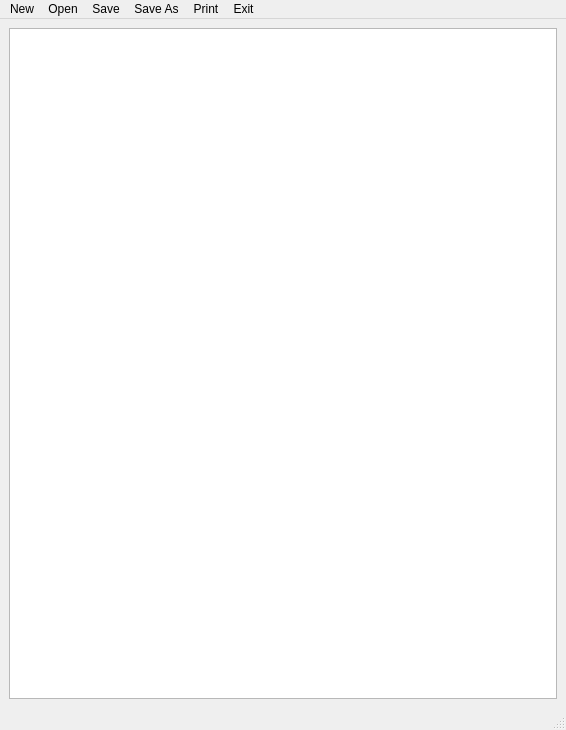
<?xml version="1.0" encoding="UTF-8"?>
<ui version="4.0">
 <class>BasicNotepad</class>
 <widget class="QMainWindow" name="BasicNotepad">
  <property name="geometry">
   <rect>
    <x>0</x>
    <y>0</y>
    <width>566</width>
    <height>730</height>
   </rect>
  </property>
  <property name="baseSize">
   <size>
    <width>566</width>
    <height>730</height>
   </size>
  </property>
  <property name="windowTitle">
   <string>BasicNotepad</string>
  </property>
  <widget class="QWidget" name="centralwidget">
   <property name="sizePolicy">
    <sizepolicy hsizetype="Expanding" vsizetype="Expanding">
     <horstretch>0</horstretch>
     <verstretch>0</verstretch>
    </sizepolicy>
   </property>
   <layout class="QGridLayout" name="gridLayout_2">
    <item row="0" column="0">
     <widget class="QTextEdit" name="textEdit"/>
    </item>
   </layout>
  </widget>
  <widget class="QMenuBar" name="menubar">
   <property name="geometry">
    <rect>
     <x>0</x>
     <y>0</y>
     <width>566</width>
     <height>21</height>
    </rect>
   </property>
   <widget class="QMenu" name="menuNew">
    <property name="title">
     <string>New</string>
    </property>
    <addaction name="actionNew"/>
   </widget>
   <widget class="QMenu" name="menuOpen">
    <property name="title">
     <string>Open</string>
    </property>
    <addaction name="actionOpen"/>
   </widget>
   <widget class="QMenu" name="menuSave">
    <property name="title">
     <string>Save</string>
    </property>
    <addaction name="actionSave"/>
   </widget>
   <widget class="QMenu" name="menuSave_As">
    <property name="title">
     <string>Save As</string>
    </property>
    <addaction name="actionSaveAs"/>
   </widget>
   <widget class="QMenu" name="menuPrint">
    <property name="title">
     <string>Print</string>
    </property>
    <addaction name="actionPrint"/>
   </widget>
   <widget class="QMenu" name="menuExit">
    <property name="title">
     <string>Exit</string>
    </property>
    <addaction name="actionExit"/>
   </widget>
   <addaction name="menuNew"/>
   <addaction name="menuOpen"/>
   <addaction name="menuSave"/>
   <addaction name="menuSave_As"/>
   <addaction name="menuPrint"/>
   <addaction name="menuExit"/>
  </widget>
  <widget class="QStatusBar" name="statusbar"/>
  <action name="actionNew">
   <property name="icon">
    <iconset theme="QIcon::ThemeIcon::DocumentPageSetup"/>
   </property>
   <property name="text">
    <string>New File</string>
   </property>
   <property name="menuRole">
    <enum>QAction::MenuRole::NoRole</enum>
   </property>
  </action>
  <action name="actionOpen">
   <property name="icon">
    <iconset theme="QIcon::ThemeIcon::DocumentOpen"/>
   </property>
   <property name="text">
    <string>Open</string>
   </property>
   <property name="menuRole">
    <enum>QAction::MenuRole::NoRole</enum>
   </property>
  </action>
  <action name="actionSave">
   <property name="icon">
    <iconset theme="QIcon::ThemeIcon::DocumentSave"/>
   </property>
   <property name="text">
    <string>Save File</string>
   </property>
   <property name="menuRole">
    <enum>QAction::MenuRole::NoRole</enum>
   </property>
  </action>
  <action name="actionSaveAs">
   <property name="icon">
    <iconset theme="QIcon::ThemeIcon::DocumentSaveAs"/>
   </property>
   <property name="text">
    <string>SaveAs</string>
   </property>
   <property name="menuRole">
    <enum>QAction::MenuRole::NoRole</enum>
   </property>
  </action>
  <action name="actionPrint">
   <property name="icon">
    <iconset theme="QIcon::ThemeIcon::DocumentPrint"/>
   </property>
   <property name="text">
    <string>Print</string>
   </property>
   <property name="menuRole">
    <enum>QAction::MenuRole::NoRole</enum>
   </property>
  </action>
  <action name="actionExit">
   <property name="icon">
    <iconset theme="QIcon::ThemeIcon::ApplicationExit"/>
   </property>
   <property name="text">
    <string>Exit</string>
   </property>
   <property name="menuRole">
    <enum>QAction::MenuRole::NoRole</enum>
   </property>
  </action>
 </widget>
 <resources/>
 <connections/>
</ui>
